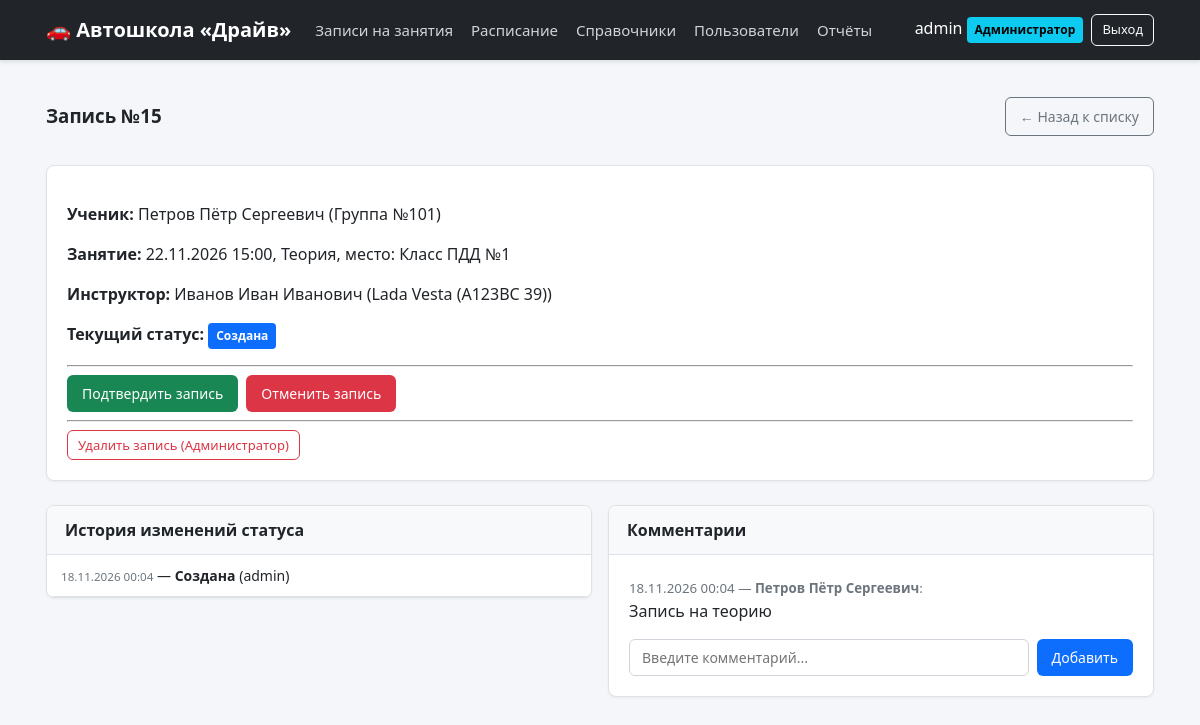
Page /enrollments/15/ (signed in) on the committed database.
### core/models.py (models this page shows, shortened)
class User(AbstractUser):
    role = models.ForeignKey(Role, on_delete=models.PROTECT, null=True, blank=True, verbose_name='Роль')
    student = models.OneToOneField(Student, on_delete=models.SET_NULL, null=True, blank=True, verbose_name='Ученик')
    instructor = models.OneToOneField(Instructor, on_delete=models.SET_NULL, null=True, blank=True, verbose_name='Инструктор')
    class Meta:
        db_table = 'users'
        verbose_name = 'Пользователь'
        verbose_name_plural = 'Пользователи'
    @property
    def role_name(self):
        if self.is_superuser and not self.role:
            return 'Администратор'
        return self.role.name if self.role else 'Без роли'
    def display_name(self):
        if self.student:
            return self.student.full_name
        if self.instructor:
            return self.instructor.full_name
        return self.username

class Role(models.Model):
    name = models.CharField('Название', max_length=50, unique=True)
    description = models.CharField('Описание', max_length=255, blank=True)
    class Meta:
        db_table = 'roles'
        verbose_name = 'Роль'
        verbose_name_plural = 'Роли'

class Enrollment(models.Model):
    STATUS_CREATED = 'Создана'
    STATUS_CONFIRMED = 'Подтверждена'
    STATUS_COMPLETED = 'Проведена'
    STATUS_CANCELLED = 'Отменена'
    STATUS_NO_SHOW = 'Неявка'
    STATUS_CHOICES = [
        (STATUS_CREATED, 'Создана'),
        (STATUS_CONFIRMED, 'Подтверждена'),
        (STATUS_COMPLETED, 'Проведена'),
        (STATUS_CANCELLED, 'Отменена'),
        (STATUS_NO_SHOW, 'Неявка'),
    ]
    student = models.ForeignKey(Student, on_delete=models.CASCADE, related_name='enrollments', verbose_name='Ученик')
    lesson = models.ForeignKey(Lesson, on_delete=models.CASCADE, related_name='enrollments', verbose_name='Занятие')
    status = models.CharField('Статус', max_length=20, choices=STATUS_CHOICES, default=STATUS_CREATED, db_index=True)
    comment = models.TextField('Примечание', blank=True)
    created_at = models.DateTimeField('Дата создания', auto_now_add=True)
    class Meta:
        db_table = 'enrollments'
        verbose_name = 'Запись на занятие'
        verbose_name_plural = 'Записи на занятия'
        unique_together = ('student', 'lesson')
        indexes = [
            models.Index(fields=['status', 'created_at'], name='idx_enroll_status_date'),
        ]

class Student(models.Model):
    STATUS_CHOICES = [
        ('Активен', 'Активен'),
        ('Академ', 'Академ'),
        ('Отчислен', 'Отчислен'),
        ('Выпущен', 'Выпущен'),
    ]
    full_name = models.CharField('ФИО', max_length=150)
    phone = models.CharField('Телефон', max_length=20)
    group = models.ForeignKey(Group, on_delete=models.CASCADE, related_name='students', verbose_name='Группа')
    status = models.CharField('Статус', max_length=20, choices=STATUS_CHOICES, default='Активен')
    class Meta:
        db_table = 'students'
        verbose_name = 'Ученик'
        verbose_name_plural = 'Ученики'

class Group(models.Model):
    STATUS_CHOICES = [
        ('Набор', 'Набор'),
        ('Обучение', 'Обучение'),
        ('Выпуск', 'Выпуск'),
    ]
    number = models.CharField('Номер группы', max_length=20, unique=True)
    program = models.CharField('Программа обучения', max_length=100)
    start_date = models.DateField('Дата начала')
    end_date = models.DateField('Дата окончания')
    status = models.CharField('Статус', max_length=20, choices=STATUS_CHOICES, default='Обучение')
    class Meta:
        db_table = 'groups'
        verbose_name = 'Группа'
        verbose_name_plural = 'Группы'

class Lesson(models.Model):
    TYPE_CHOICES = [
        ('Теория', 'Теория'),
        ('Практика', 'Практика'),
    ]
    lesson_date = models.DateField('Дата занятия', db_index=True)
    lesson_time = models.TimeField('Время занятия')
    type = models.CharField('Тип занятия', max_length=20, choices=TYPE_CHOICES)
    instructor = models.ForeignKey(Instructor, on_delete=models.CASCADE, related_name='lessons', verbose_name='Инструктор')
    group = models.ForeignKey(Group, on_delete=models.CASCADE, related_name='lessons', verbose_name='Группа')
    place = models.CharField('Место проведения', max_length=150)
    class Meta:
        db_table = 'lessons'
        verbose_name = 'Занятие'
        verbose_name_plural = 'Занятия'
        indexes = [
            models.Index(fields=['lesson_date', 'instructor'], name='idx_lesson_date_instr'),
        ]

class Instructor(models.Model):
    full_name = models.CharField('ФИО', max_length=150)
    specialization = models.CharField('Специализация', max_length=100)
    car = models.CharField('Автомобиль', max_length=100, blank=True)
    class Meta:
        db_table = 'instructors'
        verbose_name = 'Инструктор'
        verbose_name_plural = 'Инструкторы'

class EnrollmentHistory(models.Model):
    enrollment = models.ForeignKey(Enrollment, on_delete=models.CASCADE, related_name='history', verbose_name='Запись')
    old_status = models.CharField('Прежний статус', max_length=20, blank=True)
    new_status = models.CharField('Новый статус', max_length=20)
    changed_by = models.ForeignKey(User, on_delete=models.SET_NULL, null=True, verbose_name='Кем изменено')
    changed_at = models.DateTimeField('Время изменения', auto_now_add=True)
    class Meta:
        db_table = 'enrollment_history'
        ordering = ['changed_at']

class EnrollmentComment(models.Model):
    enrollment = models.ForeignKey(Enrollment, on_delete=models.CASCADE, related_name='comments', verbose_name='Запись')
    author = models.ForeignKey(User, on_delete=models.SET_NULL, null=True, verbose_name='Автор')
    text = models.TextField('Текст комментария')
    created_at = models.DateTimeField('Время добавления', auto_now_add=True)
    class Meta:
        db_table = 'enrollment_comments'
        ordering = ['created_at']

### core/views.py (the view)
# urls.py: path('enrollments/<int:pk>/', views.enrollment_detail, name='enrollment_detail'),
@login_required
def enrollment_detail(request, pk):
    enrollment = get_object_or_404(
        Enrollment.objects.select_related('student', 'student__group', 'lesson', 'lesson__instructor', 'lesson__group'),
        pk=pk
    )
    user = request.user
    role = user.role_name
    if role == 'Ученик' and enrollment.student != user.student:
        messages.error(request, 'Доступ запрещён: вы можете просматривать только свои записи.')
        return redirect('enrollment_list')
    if role == 'Инструктор' and enrollment.lesson.instructor != user.instructor:
        messages.error(request, 'Доступ запрещён: это занятие другого инструктора.')
        return redirect('enrollment_list')
    allowed_actions = []
    lesson_dt = datetime.combine(enrollment.lesson.lesson_date, enrollment.lesson.lesson_time)
    hours_left = (lesson_dt - datetime.now()).total_seconds() / 3600
    if enrollment.status == Enrollment.STATUS_CREATED:
        if role in ('Администратор', 'Инструктор'):
            allowed_actions.append(('Подтверждена', 'Подтвердить запись', 'btn-success'))
        if role == 'Администратор':
            allowed_actions.append(('Отменена', 'Отменить запись', 'btn-danger'))
        elif role == 'Ученик' and hours_left >= 24:
            allowed_actions.append(('Отменена', 'Отменить запись (более 24 ч)', 'btn-danger'))
    elif enrollment.status == Enrollment.STATUS_CONFIRMED:
        if role in ('Администратор', 'Инструктор'):
            allowed_actions.append(('Проведена', 'Отметить: Проведена', 'btn-primary'))
            allowed_actions.append(('Неявка', 'Отметить: Неявка', 'btn-warning'))
        if role == 'Администратор':
            allowed_actions.append(('Отменена', 'Отменить запись', 'btn-danger'))
    return render(request, 'core/enrollment_detail.html', {
        'enrollment': enrollment,
        'allowed_actions': allowed_actions,
        'hours_left': round(hours_left, 1),
    })

### core/templates/core/enrollment_detail.html (shortened to what this page needs)
{% extends 'core/base.html' %}
{% block content %}
<div class="d-flex justify-content-between align-items-center mb-3">
    <h3>Запись №{{ enrollment.id }}</h3>
    <a href="{% url 'enrollment_list' %}" class="btn btn-outline-secondary">← Назад к списку</a>
</div>
<div class="card mb-4">
    <div class="card-body">
        <p><strong>Ученик:</strong> {{ enrollment.student.full_name }} (Группа №{{ enrollment.student.group.number }})</p>
        <p><strong>Занятие:</strong> {{ enrollment.lesson.lesson_date|date:"d.m.Y" }} {{ enrollment.lesson.lesson_time|time:"H:i" }}, {{ enrollment.lesson.type }}, место: {{ enrollment.lesson.place }}</p>
        <p><strong>Инструктор:</strong> {{ enrollment.lesson.instructor.full_name }} ({{ enrollment.lesson.instructor.car }})</p>
        <p><strong>Текущий статус:</strong> <span class="badge bg-primary fs-6">{{ enrollment.status }}</span></p>
        {% if allowed_actions %}
        <hr>
        <div class="d-flex gap-2 flex-wrap">
            {% for target_status, btn_label, btn_class in allowed_actions %}
            <form method="post" action="{% url 'enrollment_change_status' enrollment.id %}">
                <button type="submit" class="btn {{ btn_class }}">{{ btn_label }}</button>
            </form>
            {% endfor %}
        </div>
        {% elif user.role_name == 'Ученик' and enrollment.status == 'Создана' %}
        <div class="alert alert-warning mt-3 mb-0">
            Отмена записи учеником недоступна: до начала занятия осталось менее 24 часов ({{ hours_left }} ч). Обратитесь к администратору.
        </div>
        {% endif %}
        {% if user.role_name == 'Администратор' %}
        <hr>
        <form method="post" action="{% url 'enrollment_delete' enrollment.id %}" onsubmit="return confirm('Удалить запись?');">
            <button type="submit" class="btn btn-sm btn-outline-danger">Удалить запись (Администратор)</button>
        </form>
        {% endif %}
    </div>
</div>
<div class="row">
    <div class="col-md-6">
        <div class="card mb-4">
            <div class="card-header"><strong>История изменений статуса</strong></div>
            <ul class="list-group list-group-flush">
                {% for h in enrollment.history.all %}
                <li class="list-group-item">
                    <small class="text-muted">{{ h.changed_at|date:"d.m.Y H:i" }}</small> — {% if h.old_status %}{{ h.old_status }} → {% endif %}<strong>{{ h.new_status }}</strong> ({{ h.changed_by.display_name|default:"Система" }})
                </li>
                {% endfor %}
            </ul>
        </div>
    </div>
    <div class="col-md-6">
        <div class="card mb-4">
            <div class="card-header"><strong>Комментарии</strong></div>
            <div class="card-body">
                {% for c in enrollment.comments.all %}
                <div class="border-bottom pb-2 mb-2">
                    <small class="text-muted">{{ c.created_at|date:"d.m.Y H:i" }} — <strong>{{ c.author.display_name|default:"Пользователь" }}</strong>:</small>
                    <div>{{ c.text }}</div>
                </div>
                {% empty %}
                <p class="text-muted">Комментариев пока нет.</p>
                {% endfor %}
                <form method="post" action="{% url 'enrollment_add_comment' enrollment.id %}" class="mt-3">
                    <div class="input-group">
                        <input type="text" name="text" class="form-control" placeholder="Введите комментарий..." required>
                        <button type="submit" class="btn btn-primary">Добавить</button>
                    </div>
                </form>
            </div>
        </div>
    </div>
</div>
{% endblock %}

### core/templates/core/base.html (shortened to what this page needs)
<!DOCTYPE html>
<html lang="ru">
<head>
</head>
<body>
{% if user.is_authenticated %}
<nav class="navbar">
    <div class="container nav-flex">
        <div class="d-flex align-items-center" style="gap: 24px;">
            <a class="navbar-brand" href="{% url 'enrollment_list' %}">🚗 Автошкола «Драйв»</a>
            <ul class="navbar-nav">
                <li><a class="nav-link" href="{% url 'enrollment_list' %}">Записи на занятия</a></li>
                <li><a class="nav-link" href="{% url 'schedule' %}">Расписание</a></li>
                {% if user.role_name == 'Администратор' %}
                <li><a class="nav-link" href="{% url 'directories' %}">Справочники</a></li>
                <li><a class="nav-link" href="{% url 'users' %}">Пользователи</a></li>
                <li><a class="nav-link" href="{% url 'reports' %}">Отчёты</a></li>
                {% endif %}
            </ul>
        </div>
        <div class="d-flex align-items-center gap-2">
            <span>{{ user.display_name }} <span class="badge bg-info">{{ user.role_name }}</span></span>
            <a href="{% url 'logout' %}" class="btn btn-outline-light btn-sm">Выход</a>
        </div>
    </div>
</nav>
{% endif %}
<div class="container">
    {% block content %}{% endblock %}
</div>
</body>
</html>

### core/templates/core/base.html (style rules this page uses)
* { box-sizing: border-box; font-family: 'Segoe UI', Tahoma, Geneva, Verdana, sans-serif; }
body { margin: 0; background-color: #f4f6f9; color: #212529; line-height: 1.5; }
.navbar { background-color: #212529; color: #fff; padding: 14px 0; margin-bottom: 24px; box-shadow: 0 2px 4px rgba(0,0,0,.1); }
.container { max-width: 1140px; margin: 0 auto; padding: 0 16px; }
.nav-flex { display: flex; justify-content: space-between; align-items: center; flex-wrap: wrap; gap: 12px; }
.navbar-brand { color: #fff; text-decoration: none; font-size: 20px; font-weight: bold; }
.navbar-nav { list-style: none; display: flex; gap: 18px; margin: 0; padding: 0; }
.nav-link { color: #ced4da; text-decoration: none; font-size: 15px; transition: .2s; }
.badge { display: inline-block; padding: 4px 8px; font-size: 12px; font-weight: 600; border-radius: 4px; color: #fff; background: #6c757d; }
.bg-info { background-color: #0dcaf0 !important; color: #000 !important; }
.bg-primary { background-color: #0d6efd !important; }
.card { background: #fff; border: 1px solid #dee2e6; border-radius: 8px; box-shadow: 0 1px 3px rgba(0,0,0,.05); margin-bottom: 20px; overflow: hidden; }
.card-header { background: #f8f9fa; padding: 12px 18px; border-bottom: 1px solid #dee2e6; font-weight: 600; }
.card-body { padding: 20px; }
.btn { display: inline-block; padding: 8px 14px; font-size: 14px; font-weight: 500; text-decoration: none; border-radius: 6px; border: 1px solid transparent; cursor: pointer; transition: .15s; text-align: center; }
.btn-sm { padding: 5px 10px; font-size: 13px; }
.btn-primary { background: #0d6efd; color: #fff; }
.btn-success { background: #198754; color: #fff; }
.btn-danger { background: #dc3545; color: #fff; }
.btn-outline-secondary { border-color: #6c757d; color: #6c757d; background: transparent; }
.btn-outline-danger { border-color: #dc3545; color: #dc3545; background: transparent; }
.btn-outline-light { border-color: #f8f9fa; color: #f8f9fa; background: transparent; }
.form-control, .form-select { width: 100%; padding: 8px 12px; font-size: 14px; border: 1px solid #ced4da; border-radius: 6px; background: #fff; }
.mb-2 { margin-bottom: 8px; }
.mb-3 { margin-bottom: 16px; }
.mb-4 { margin-bottom: 24px; }
.mt-3 { margin-top: 16px; }
.d-flex { display: flex; }
.justify-content-between { justify-content: space-between; }
.align-items-center { align-items: center; }
.gap-2 { gap: 8px; }
.flex-wrap { flex-wrap: wrap; }
.row { display: flex; flex-wrap: wrap; gap: 16px; }
.col-md-6 { flex: 1 1 45%; }
.list-group { list-style: none; padding: 0; margin: 0; }
.list-group-item { padding: 10px 14px; border-bottom: 1px solid #dee2e6; font-size: 14px; }
.text-muted { color: #6c757d; }
.input-group { display: flex; gap: 8px; }

### rows in the picture
User: display_name "admin", role_name "Администратор"
Enrollment: id "15", student.full_name "Петров Пётр Сергеевич", student.group.number "101", lesson.lesson_date "22.11.2026", lesson.lesson_time "15:00", lesson.type "Теория", lesson.place "Класс ПДД №1", lesson.instructor.full_name "Иванов Иван Иванович", lesson.instructor.car "Lada Vesta (А123ВС 39)", status "Создана"
EnrollmentHistory: changed_at "18.11.2026 00:04", new_status "Создана", changed_by.display_name "admin"
EnrollmentComment: created_at "18.11.2026 00:04", author.display_name "Петров Пётр Сергеевич", text "Запись на теорию"

### other values in the picture
{{ btn_label }} "Подтвердить запись" "Отменить запись"
